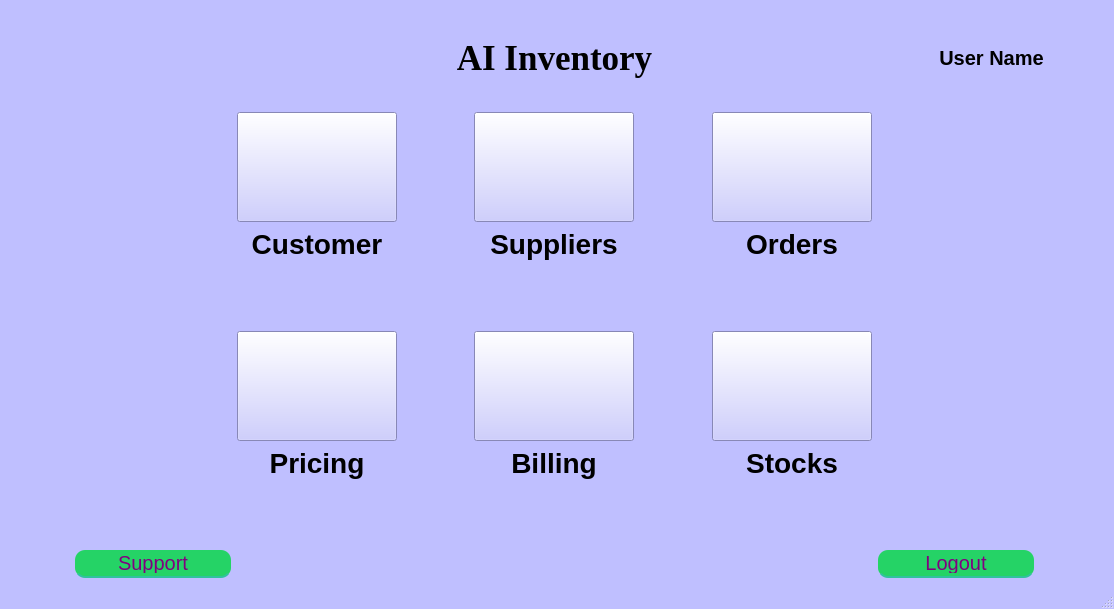
<?xml version="1.0" encoding="UTF-8"?>
<ui version="4.0">
 <class>Homepage</class>
 <widget class="QMainWindow" name="Homepage">
  <property name="geometry">
   <rect>
    <x>0</x>
    <y>0</y>
    <width>1114</width>
    <height>609</height>
   </rect>
  </property>
  <property name="windowTitle">
   <string>Homepage</string>
  </property>
  <property name="styleSheet">
   <string notr="true">QMainWindow{
background-color: rgb(191, 191, 255);
}

QLabel{
font-size:28px;
font-family:&quot;Times New Roman&quot;;
font-weight: bold;
}

QPushButton {
background-color: rgb(191, 191, 255);
}


</string>
  </property>
  <widget class="QWidget" name="centralwidget">
   <layout class="QGridLayout" name="gridLayout">
    <item row="2" column="2">
     <widget class="QLabel" name="label_2">
      <property name="styleSheet">
       <string notr="true"/>
      </property>
      <property name="text">
       <string>Customer</string>
      </property>
      <property name="alignment">
       <set>Qt::AlignHCenter|Qt::AlignTop</set>
      </property>
     </widget>
    </item>
    <item row="2" column="0">
     <spacer name="horizontalSpacer_17">
      <property name="orientation">
       <enum>Qt::Horizontal</enum>
      </property>
      <property name="sizeHint" stdset="0">
       <size>
        <width>40</width>
        <height>20</height>
       </size>
      </property>
     </spacer>
    </item>
    <item row="0" column="2" colspan="5">
     <widget class="QLabel" name="label">
      <property name="font">
       <font>
        <family>Times New Roman</family>
        <pointsize>-1</pointsize>
        <weight>75</weight>
        <bold>true</bold>
       </font>
      </property>
      <property name="styleSheet">
       <string notr="true">font-size:35px;</string>
      </property>
      <property name="text">
       <string>AI Inventory</string>
      </property>
      <property name="alignment">
       <set>Qt::AlignCenter</set>
      </property>
     </widget>
    </item>
    <item row="8" column="8">
     <spacer name="horizontalSpacer_24">
      <property name="orientation">
       <enum>Qt::Horizontal</enum>
      </property>
      <property name="sizeHint" stdset="0">
       <size>
        <width>40</width>
        <height>20</height>
       </size>
      </property>
     </spacer>
    </item>
    <item row="2" column="5">
     <spacer name="horizontalSpacer_27">
      <property name="orientation">
       <enum>Qt::Horizontal</enum>
      </property>
      <property name="sizeHint" stdset="0">
       <size>
        <width>40</width>
        <height>20</height>
       </size>
      </property>
     </spacer>
    </item>
    <item row="6" column="5">
     <spacer name="horizontalSpacer_29">
      <property name="orientation">
       <enum>Qt::Horizontal</enum>
      </property>
      <property name="sizeHint" stdset="0">
       <size>
        <width>40</width>
        <height>20</height>
       </size>
      </property>
     </spacer>
    </item>
    <item row="6" column="0">
     <spacer name="horizontalSpacer_19">
      <property name="orientation">
       <enum>Qt::Horizontal</enum>
      </property>
      <property name="sizeHint" stdset="0">
       <size>
        <width>40</width>
        <height>20</height>
       </size>
      </property>
     </spacer>
    </item>
    <item row="8" column="0">
     <spacer name="horizontalSpacer_21">
      <property name="orientation">
       <enum>Qt::Horizontal</enum>
      </property>
      <property name="sizeHint" stdset="0">
       <size>
        <width>40</width>
        <height>20</height>
       </size>
      </property>
     </spacer>
    </item>
    <item row="6" column="7">
     <spacer name="horizontalSpacer_22">
      <property name="orientation">
       <enum>Qt::Horizontal</enum>
      </property>
      <property name="sizeHint" stdset="0">
       <size>
        <width>40</width>
        <height>20</height>
       </size>
      </property>
     </spacer>
    </item>
    <item row="1" column="8">
     <spacer name="horizontalSpacer_11">
      <property name="orientation">
       <enum>Qt::Horizontal</enum>
      </property>
      <property name="sizeHint" stdset="0">
       <size>
        <width>40</width>
        <height>20</height>
       </size>
      </property>
     </spacer>
    </item>
    <item row="2" column="8">
     <spacer name="horizontalSpacer_16">
      <property name="orientation">
       <enum>Qt::Horizontal</enum>
      </property>
      <property name="sizeHint" stdset="0">
       <size>
        <width>40</width>
        <height>20</height>
       </size>
      </property>
     </spacer>
    </item>
    <item row="2" column="7">
     <spacer name="horizontalSpacer_15">
      <property name="orientation">
       <enum>Qt::Horizontal</enum>
      </property>
      <property name="sizeHint" stdset="0">
       <size>
        <width>40</width>
        <height>20</height>
       </size>
      </property>
     </spacer>
    </item>
    <item row="2" column="3">
     <spacer name="horizontalSpacer_26">
      <property name="orientation">
       <enum>Qt::Horizontal</enum>
      </property>
      <property name="sizeHint" stdset="0">
       <size>
        <width>40</width>
        <height>20</height>
       </size>
      </property>
     </spacer>
    </item>
    <item row="0" column="0">
     <spacer name="horizontalSpacer_13">
      <property name="orientation">
       <enum>Qt::Horizontal</enum>
      </property>
      <property name="sizeHint" stdset="0">
       <size>
        <width>40</width>
        <height>20</height>
       </size>
      </property>
     </spacer>
    </item>
    <item row="1" column="7">
     <spacer name="horizontalSpacer_14">
      <property name="orientation">
       <enum>Qt::Horizontal</enum>
      </property>
      <property name="sizeHint" stdset="0">
       <size>
        <width>40</width>
        <height>20</height>
       </size>
      </property>
     </spacer>
    </item>
    <item row="3" column="1">
     <spacer name="horizontalSpacer_8">
      <property name="orientation">
       <enum>Qt::Horizontal</enum>
      </property>
      <property name="sizeHint" stdset="0">
       <size>
        <width>40</width>
        <height>20</height>
       </size>
      </property>
     </spacer>
    </item>
    <item row="1" column="1">
     <spacer name="horizontalSpacer_12">
      <property name="orientation">
       <enum>Qt::Horizontal</enum>
      </property>
      <property name="sizeHint" stdset="0">
       <size>
        <width>40</width>
        <height>20</height>
       </size>
      </property>
     </spacer>
    </item>
    <item row="3" column="0">
     <spacer name="horizontalSpacer_5">
      <property name="orientation">
       <enum>Qt::Horizontal</enum>
      </property>
      <property name="sizeHint" stdset="0">
       <size>
        <width>40</width>
        <height>20</height>
       </size>
      </property>
     </spacer>
    </item>
    <item row="3" column="8">
     <spacer name="horizontalSpacer_7">
      <property name="orientation">
       <enum>Qt::Horizontal</enum>
      </property>
      <property name="sizeHint" stdset="0">
       <size>
        <width>40</width>
        <height>20</height>
       </size>
      </property>
     </spacer>
    </item>
    <item row="1" column="0">
     <spacer name="horizontalSpacer_9">
      <property name="orientation">
       <enum>Qt::Horizontal</enum>
      </property>
      <property name="sizeHint" stdset="0">
       <size>
        <width>40</width>
        <height>20</height>
       </size>
      </property>
     </spacer>
    </item>
    <item row="6" column="1">
     <spacer name="horizontalSpacer_20">
      <property name="orientation">
       <enum>Qt::Horizontal</enum>
      </property>
      <property name="sizeHint" stdset="0">
       <size>
        <width>40</width>
        <height>20</height>
       </size>
      </property>
     </spacer>
    </item>
    <item row="3" column="7">
     <spacer name="horizontalSpacer_6">
      <property name="orientation">
       <enum>Qt::Horizontal</enum>
      </property>
      <property name="sizeHint" stdset="0">
       <size>
        <width>40</width>
        <height>20</height>
       </size>
      </property>
     </spacer>
    </item>
    <item row="6" column="2">
     <widget class="QLabel" name="label_5">
      <property name="text">
       <string>Pricing</string>
      </property>
      <property name="alignment">
       <set>Qt::AlignHCenter|Qt::AlignTop</set>
      </property>
     </widget>
    </item>
    <item row="6" column="6">
     <widget class="QLabel" name="label_7">
      <property name="text">
       <string>Stocks</string>
      </property>
      <property name="alignment">
       <set>Qt::AlignHCenter|Qt::AlignTop</set>
      </property>
     </widget>
    </item>
    <item row="2" column="4">
     <widget class="QLabel" name="label_3">
      <property name="text">
       <string>Suppliers</string>
      </property>
      <property name="alignment">
       <set>Qt::AlignHCenter|Qt::AlignTop</set>
      </property>
     </widget>
    </item>
    <item row="1" column="5">
     <spacer name="horizontalSpacer_2">
      <property name="orientation">
       <enum>Qt::Horizontal</enum>
      </property>
      <property name="sizeHint" stdset="0">
       <size>
        <width>40</width>
        <height>20</height>
       </size>
      </property>
     </spacer>
    </item>
    <item row="3" column="3">
     <spacer name="horizontalSpacer_3">
      <property name="orientation">
       <enum>Qt::Horizontal</enum>
      </property>
      <property name="sizeHint" stdset="0">
       <size>
        <width>40</width>
        <height>20</height>
       </size>
      </property>
     </spacer>
    </item>
    <item row="6" column="3">
     <spacer name="horizontalSpacer_28">
      <property name="orientation">
       <enum>Qt::Horizontal</enum>
      </property>
      <property name="sizeHint" stdset="0">
       <size>
        <width>40</width>
        <height>20</height>
       </size>
      </property>
     </spacer>
    </item>
    <item row="0" column="1">
     <spacer name="horizontalSpacer_30">
      <property name="orientation">
       <enum>Qt::Horizontal</enum>
      </property>
      <property name="sizeHint" stdset="0">
       <size>
        <width>40</width>
        <height>20</height>
       </size>
      </property>
     </spacer>
    </item>
    <item row="8" column="2" colspan="5">
     <spacer name="horizontalSpacer_25">
      <property name="orientation">
       <enum>Qt::Horizontal</enum>
      </property>
      <property name="sizeHint" stdset="0">
       <size>
        <width>40</width>
        <height>20</height>
       </size>
      </property>
     </spacer>
    </item>
    <item row="6" column="8">
     <spacer name="horizontalSpacer_23">
      <property name="orientation">
       <enum>Qt::Horizontal</enum>
      </property>
      <property name="sizeHint" stdset="0">
       <size>
        <width>40</width>
        <height>20</height>
       </size>
      </property>
     </spacer>
    </item>
    <item row="8" column="1">
     <widget class="QPushButton" name="pushButton">
      <property name="sizePolicy">
       <sizepolicy hsizetype="Fixed" vsizetype="Fixed">
        <horstretch>0</horstretch>
        <verstretch>0</verstretch>
       </sizepolicy>
      </property>
      <property name="minimumSize">
       <size>
        <width>0</width>
        <height>28</height>
       </size>
      </property>
      <property name="maximumSize">
       <size>
        <width>16777215</width>
        <height>28</height>
       </size>
      </property>
      <property name="styleSheet">
       <string notr="true">QPushButton {
	width: 150%;
height:20px;
	padding: 3%;
	background:#25D366;
	border-bottom: 2px solid #30C29E;
	border-top-style: none;
	border-right-style: none;
	border-left-style: none;	
	color: #fff;
 border-radius: 10px;
font-size:20px;
color:purple;
}
QPushButton:pressed {
    background: darkgreen;
}
</string>
      </property>
      <property name="text">
       <string>Support</string>
      </property>
     </widget>
    </item>
    <item row="6" column="4">
     <widget class="QLabel" name="label_6">
      <property name="text">
       <string>Billing</string>
      </property>
      <property name="alignment">
       <set>Qt::AlignHCenter|Qt::AlignTop</set>
      </property>
     </widget>
    </item>
    <item row="2" column="6">
     <widget class="QLabel" name="label_4">
      <property name="text">
       <string>Orders</string>
      </property>
      <property name="alignment">
       <set>Qt::AlignHCenter|Qt::AlignTop</set>
      </property>
     </widget>
    </item>
    <item row="1" column="3">
     <spacer name="horizontalSpacer">
      <property name="orientation">
       <enum>Qt::Horizontal</enum>
      </property>
      <property name="sizeHint" stdset="0">
       <size>
        <width>40</width>
        <height>20</height>
       </size>
      </property>
     </spacer>
    </item>
    <item row="3" column="5">
     <spacer name="horizontalSpacer_4">
      <property name="orientation">
       <enum>Qt::Horizontal</enum>
      </property>
      <property name="sizeHint" stdset="0">
       <size>
        <width>40</width>
        <height>20</height>
       </size>
      </property>
     </spacer>
    </item>
    <item row="2" column="1">
     <spacer name="horizontalSpacer_18">
      <property name="orientation">
       <enum>Qt::Horizontal</enum>
      </property>
      <property name="sizeHint" stdset="0">
       <size>
        <width>40</width>
        <height>20</height>
       </size>
      </property>
     </spacer>
    </item>
    <item row="8" column="7">
     <widget class="QPushButton" name="logoutButton">
      <property name="sizePolicy">
       <sizepolicy hsizetype="Fixed" vsizetype="Fixed">
        <horstretch>0</horstretch>
        <verstretch>0</verstretch>
       </sizepolicy>
      </property>
      <property name="minimumSize">
       <size>
        <width>0</width>
        <height>28</height>
       </size>
      </property>
      <property name="maximumSize">
       <size>
        <width>16777215</width>
        <height>28</height>
       </size>
      </property>
      <property name="styleSheet">
       <string notr="true">QPushButton {
	width: 150%;
height:20px;
	padding: 3%;
	background:#25D366;
	border-bottom: 2px solid #30C29E;
	border-top-style: none;
	border-right-style: none;
	border-left-style: none;	
	color: #fff;
 border-radius: 10px;
font-size:20px;
color:purple;
}
QPushButton:pressed {
    background: darkgreen;
}
</string>
      </property>
      <property name="text">
       <string>Logout</string>
      </property>
     </widget>
    </item>
    <item row="1" column="2">
     <widget class="QPushButton" name="customerButton">
      <property name="sizePolicy">
       <sizepolicy hsizetype="Fixed" vsizetype="Fixed">
        <horstretch>0</horstretch>
        <verstretch>0</verstretch>
       </sizepolicy>
      </property>
      <property name="minimumSize">
       <size>
        <width>160</width>
        <height>110</height>
       </size>
      </property>
      <property name="maximumSize">
       <size>
        <width>160</width>
        <height>110</height>
       </size>
      </property>
      <property name="styleSheet">
       <string notr="true"/>
      </property>
      <property name="text">
       <string/>
      </property>
      <property name="icon">
       <iconset>
        <normalon>:/Homepage/Homepage/Customer.png</normalon>
       </iconset>
      </property>
      <property name="iconSize">
       <size>
        <width>150</width>
        <height>150</height>
       </size>
      </property>
     </widget>
    </item>
    <item row="1" column="4">
     <widget class="QPushButton" name="suppliersButton">
      <property name="sizePolicy">
       <sizepolicy hsizetype="Fixed" vsizetype="Fixed">
        <horstretch>0</horstretch>
        <verstretch>0</verstretch>
       </sizepolicy>
      </property>
      <property name="minimumSize">
       <size>
        <width>160</width>
        <height>110</height>
       </size>
      </property>
      <property name="maximumSize">
       <size>
        <width>160</width>
        <height>110</height>
       </size>
      </property>
      <property name="text">
       <string/>
      </property>
      <property name="icon">
       <iconset>
        <normalon>:/Homepage/Homepage/Supplier.png</normalon>
       </iconset>
      </property>
      <property name="iconSize">
       <size>
        <width>150</width>
        <height>100</height>
       </size>
      </property>
     </widget>
    </item>
    <item row="1" column="6">
     <widget class="QPushButton" name="ordersButton">
      <property name="sizePolicy">
       <sizepolicy hsizetype="Fixed" vsizetype="Fixed">
        <horstretch>0</horstretch>
        <verstretch>0</verstretch>
       </sizepolicy>
      </property>
      <property name="minimumSize">
       <size>
        <width>160</width>
        <height>110</height>
       </size>
      </property>
      <property name="maximumSize">
       <size>
        <width>160</width>
        <height>110</height>
       </size>
      </property>
      <property name="text">
       <string/>
      </property>
      <property name="icon">
       <iconset>
        <normalon>:/Homepage/Homepage/Orders.png</normalon>
       </iconset>
      </property>
      <property name="iconSize">
       <size>
        <width>150</width>
        <height>100</height>
       </size>
      </property>
     </widget>
    </item>
    <item row="3" column="2">
     <widget class="QPushButton" name="pricingButton">
      <property name="minimumSize">
       <size>
        <width>160</width>
        <height>110</height>
       </size>
      </property>
      <property name="maximumSize">
       <size>
        <width>160</width>
        <height>110</height>
       </size>
      </property>
      <property name="text">
       <string/>
      </property>
      <property name="icon">
       <iconset>
        <normalon>:/Homepage/Homepage/Pricing.png</normalon>
       </iconset>
      </property>
      <property name="iconSize">
       <size>
        <width>150</width>
        <height>100</height>
       </size>
      </property>
     </widget>
    </item>
    <item row="3" column="4">
     <widget class="QPushButton" name="billingButton">
      <property name="sizePolicy">
       <sizepolicy hsizetype="Fixed" vsizetype="Fixed">
        <horstretch>0</horstretch>
        <verstretch>0</verstretch>
       </sizepolicy>
      </property>
      <property name="minimumSize">
       <size>
        <width>160</width>
        <height>110</height>
       </size>
      </property>
      <property name="maximumSize">
       <size>
        <width>160</width>
        <height>110</height>
       </size>
      </property>
      <property name="text">
       <string/>
      </property>
      <property name="icon">
       <iconset>
        <normalon>:/Homepage/Homepage/Billing.png</normalon>
       </iconset>
      </property>
      <property name="iconSize">
       <size>
        <width>150</width>
        <height>100</height>
       </size>
      </property>
     </widget>
    </item>
    <item row="3" column="6">
     <widget class="QPushButton" name="stocksButton">
      <property name="minimumSize">
       <size>
        <width>160</width>
        <height>110</height>
       </size>
      </property>
      <property name="maximumSize">
       <size>
        <width>160</width>
        <height>110</height>
       </size>
      </property>
      <property name="text">
       <string/>
      </property>
      <property name="icon">
       <iconset>
        <normalon>:/Homepage/Homepage/Stock.png</normalon>
       </iconset>
      </property>
      <property name="iconSize">
       <size>
        <width>150</width>
        <height>100</height>
       </size>
      </property>
     </widget>
    </item>
    <item row="0" column="7" colspan="2">
     <widget class="QLabel" name="label_8">
      <property name="styleSheet">
       <string notr="true">font-size:20px;</string>
      </property>
      <property name="text">
       <string>User Name</string>
      </property>
      <property name="alignment">
       <set>Qt::AlignCenter</set>
      </property>
     </widget>
    </item>
   </layout>
  </widget>
  <widget class="QMenuBar" name="menubar">
   <property name="geometry">
    <rect>
     <x>0</x>
     <y>0</y>
     <width>1114</width>
     <height>27</height>
    </rect>
   </property>
  </widget>
  <widget class="QStatusBar" name="statusbar"/>
 </widget>
 <tabstops>
  <tabstop>pushButton</tabstop>
  <tabstop>logoutButton</tabstop>
 </tabstops>
 <resources>
  <include location="rec.qrc"/>
 </resources>
 <connections/>
</ui>
